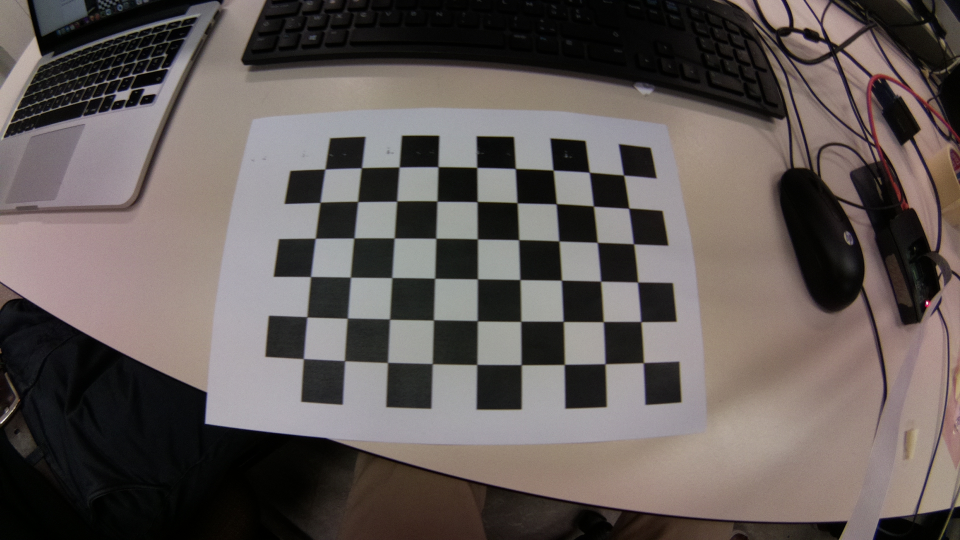
#> input picture programs/cyclindrical_projection/foto11.jpg, 1920 x 1080 px (shown at 1/2 size)
$ python version1.py
#> lines starting #> are read from the running program, lines starting #| are printed output that depends on the picture
import cv2
import numpy as np

VERVORMING_PARAMETER = 2400


def cylindricalWarp(img, K):
    """This function returns the cylindrical warp for a given image and intrinsics matrix K"""
    h_, w_ = img.shape[:2]
    # pixel coordinates
    y_i, x_i = np.indices((h_, w_))
    X = np.stack([x_i, y_i, np.ones_like(x_i)], axis=-1).reshape(h_ * w_, 3)  # to homog
    Kinv = np.linalg.inv(K)
    X = Kinv.dot(X.T).T  # normalized coords
    # calculate cylindrical coords (sin\theta, h, cos\theta)
    A = np.stack([np.sin(X[:, 0]), X[:, 1], np.cos(X[:, 0])], axis=-1).reshape(w_ * h_, 3)
    #boven onder: A = np.stack([X[:, 0], np.sin(X[:, 1]), np.cos(X[:, 1])], axis=-1).reshape(w_ * h_, 3)
    B = K.dot(A.T).T  # project back to image-pixels plane
    # back from homog coords
    B = B[:, :-1] / B[:, [-1]]
    # make sure warp coords only within image bounds
    B[(B[:, 0] < 0) | (B[:, 0] >= w_) | (B[:, 1] < 0) | (B[:, 1] >= h_)] = -1
    B = B.reshape(h_, w_, -1)

    img_rgba = cv2.cvtColor(img, cv2.COLOR_BGR2BGRA)  # for transparent borders...
    # warp the image according to cylindrical coords
    return cv2.remap(img_rgba, B[:, :, 0].astype(np.float32), B[:, :, 1].astype(np.float32), cv2.INTER_AREA,
                     borderMode=cv2.BORDER_TRANSPARENT)


if __name__ == '__main__':
    img = cv2.imread("foto11.jpg")
#> img is the input picture: shape (1080, 1920, 3); mean B, G, R 87.3, 90, 97.8
    h, w = img.shape[:2]
#> h = 1080; w = 1920
    K = np.array([[2.08906061e+03, 0.00000000e+00, 7.44554926e+02], [0.00000000e+00, 2.24401570e+03, 1.88696534e+02], [0.00000000e+00, 0.00000000e+00, 1.00000000e+00]])  # mock intrinsics
    # [fx s x0; 0 fy y0; 0 0 1]
    img_cyl = cylindricalWarp(img, K)
#> in cylindricalWarp, `return cv2.remap(img_rgba, B[:, :, 0].astype(np.float32), B[:, :, 1].a..`:
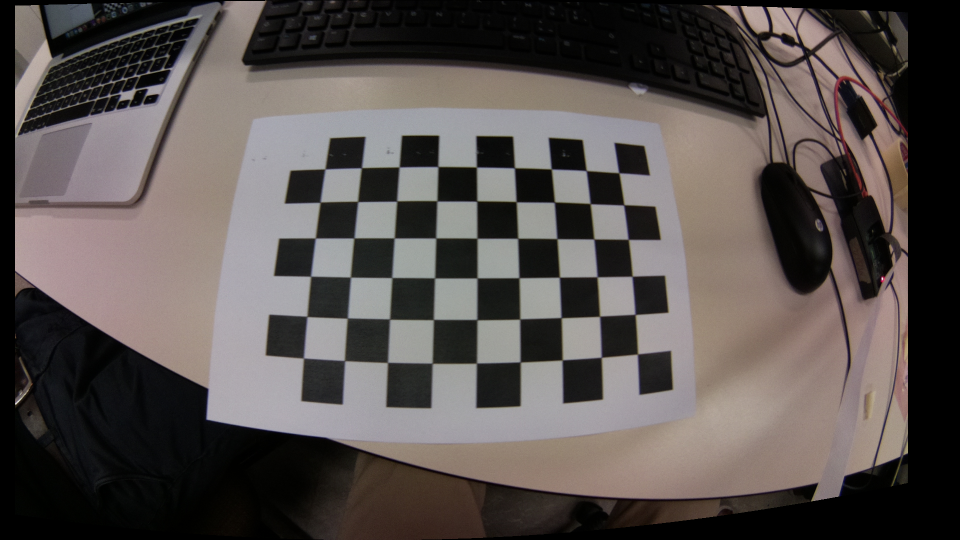
#> returned value: shape (1080, 1920, 4) (shown at 1/2 size); mean of channels 0, 1, 2, 3 78.7, 81, 87.6, 229.2; drawn as B, G, R
    cv2.imwrite("foto11_cyl.jpg", img_cyl)

$ run again, with programs/cyclindrical_projection/foto0.jpg copied over programs/cyclindrical_projection/foto11.jpg
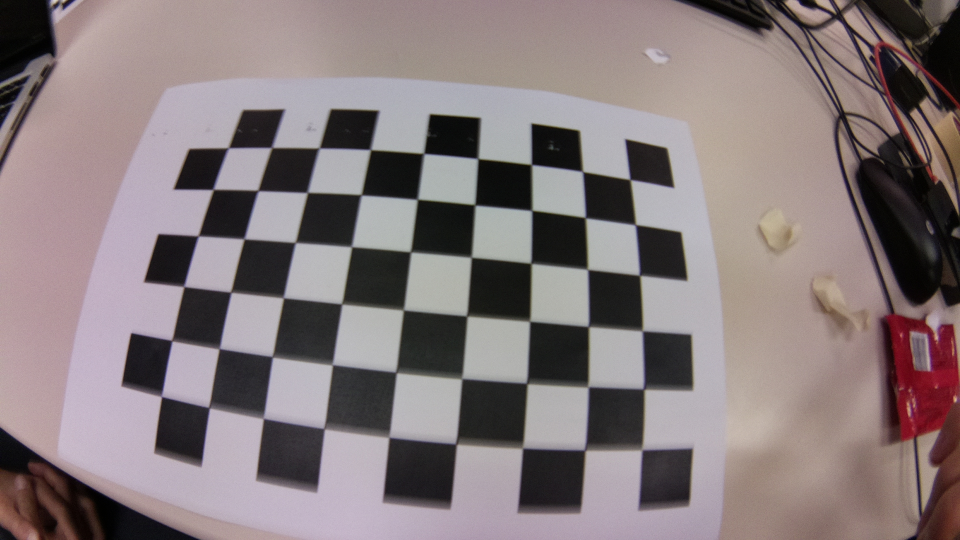
#> input picture programs/cyclindrical_projection/foto0.jpg, 1920 x 1080 px (shown at 1/2 size)
#> img is the input picture: shape (1080, 1920, 3); mean B, G, R 123.5, 122, 133.9
#> in cylindricalWarp, `return cv2.remap(img_rgba, B[:, :, 0].astype(np.float32), B[:, :, 1].a..`:
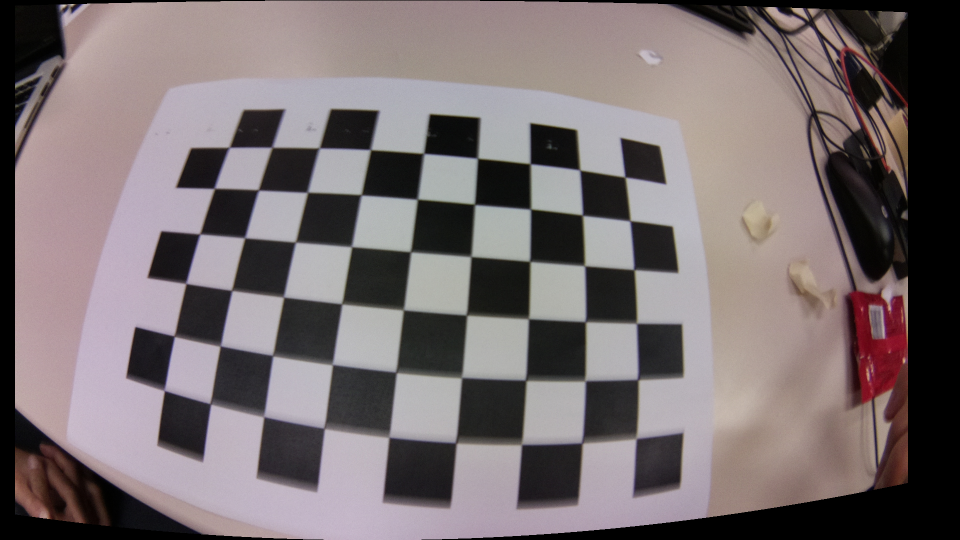
#> returned value: shape (1080, 1920, 4) (shown at 1/2 size); mean of channels 0, 1, 2, 3 112.3, 110.7, 120.7, 229.2; drawn as B, G, R

$ run again, with programs/cyclindrical_projection/foto1.jpg copied over programs/cyclindrical_projection/foto11.jpg
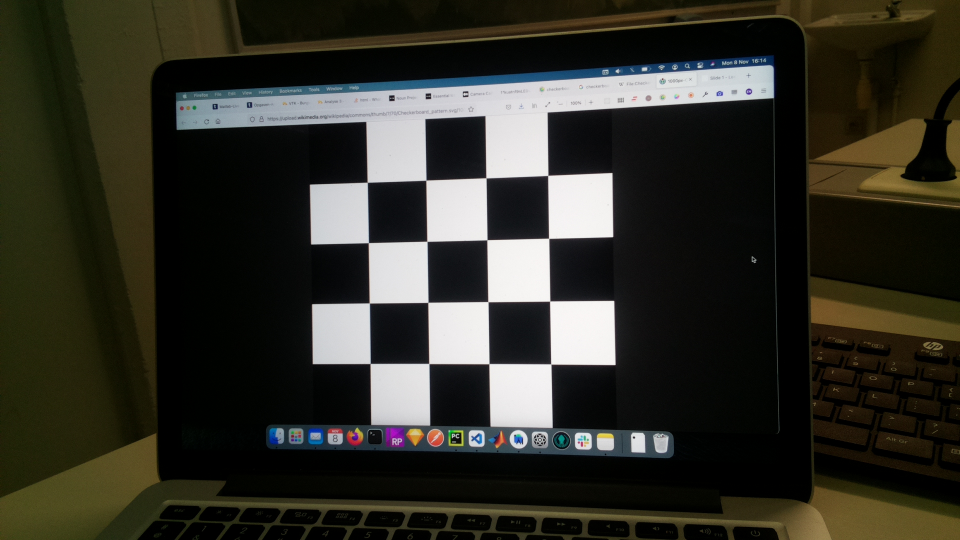
#> input picture programs/cyclindrical_projection/foto1.jpg, 1920 x 1080 px (shown at 1/2 size)
#> img is the input picture: shape (1080, 1920, 3); mean B, G, R 39.7, 48.5, 49.4
#> in cylindricalWarp, `return cv2.remap(img_rgba, B[:, :, 0].astype(np.float32), B[:, :, 1].a..`:
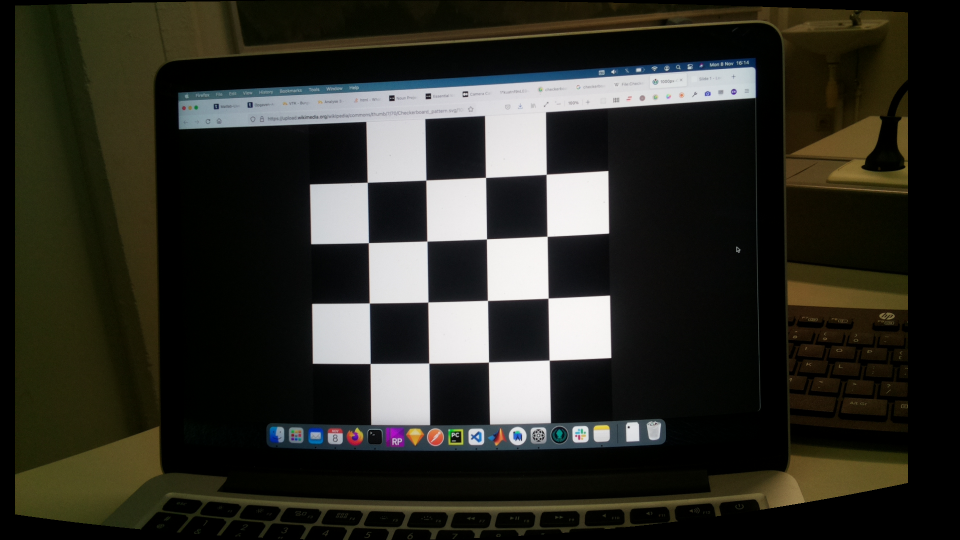
#> returned value: shape (1080, 1920, 4) (shown at 1/2 size); mean of channels 0, 1, 2, 3 37.8, 45.1, 45.6, 229.2; drawn as B, G, R

$ run again, with programs/cyclindrical_projection/foto10.jpg copied over programs/cyclindrical_projection/foto11.jpg
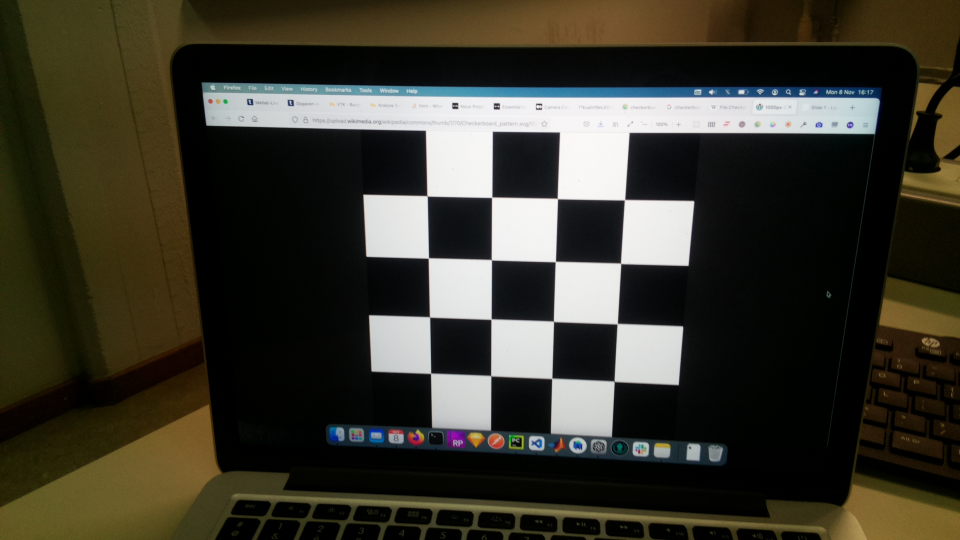
#> input picture programs/cyclindrical_projection/foto10.jpg, 1920 x 1080 px (shown at 1/2 size)
#> img is the input picture: shape (1080, 1920, 3); mean B, G, R 44.3, 55.4, 57.8
#> in cylindricalWarp, `return cv2.remap(img_rgba, B[:, :, 0].astype(np.float32), B[:, :, 1].a..`:
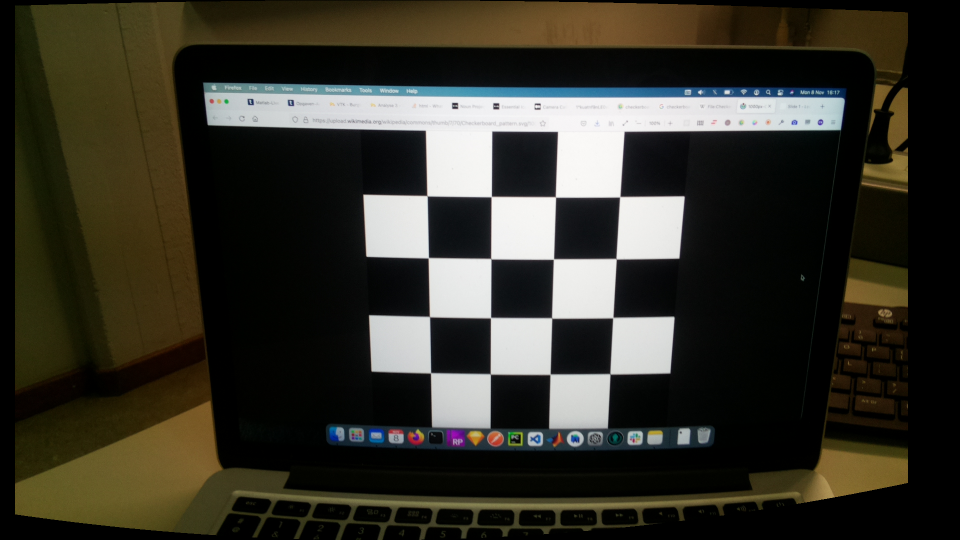
#> returned value: shape (1080, 1920, 4) (shown at 1/2 size); mean of channels 0, 1, 2, 3 41.4, 51.1, 53.1, 229.2; drawn as B, G, R
